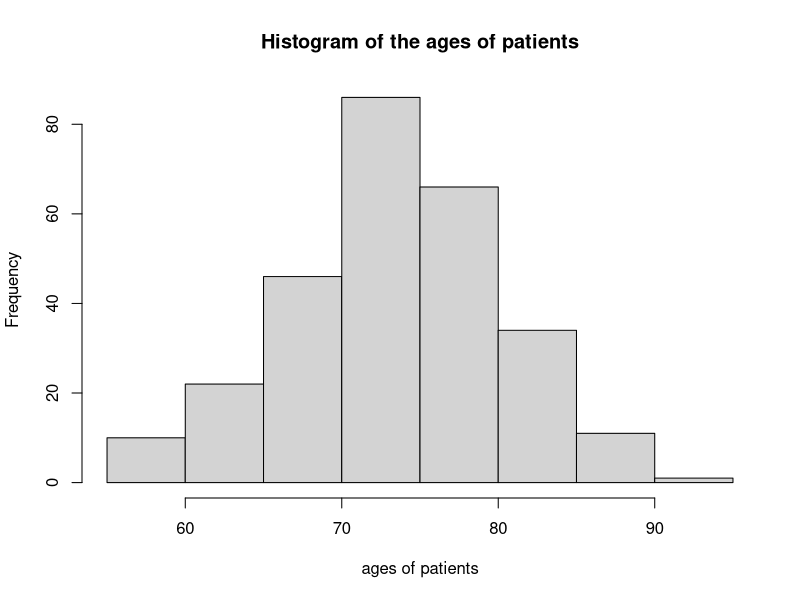
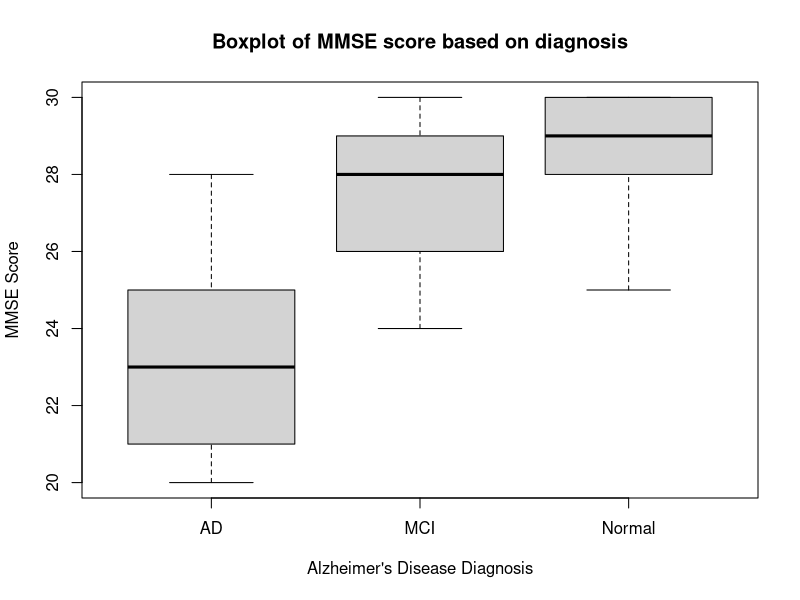
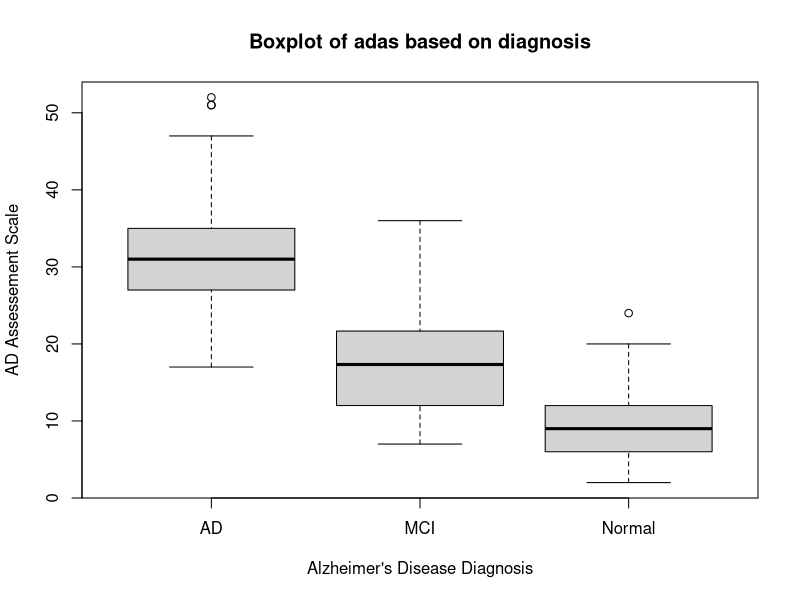

The R script that drew these images, in order:
##
## Name: John Ahn
## Group members: Dolores Juarez, Mitik Merchant, Nick Su 
##

## QTM 100
## Date: 9/10/2020
## Lab Practice 3

###Q1
# Import the dataset ADNI
getwd()
setwd("C:/Users/ASUS X571LI/Desktop/QTM LAB/Datasets/")
ADNI = read.table("ADNI.txt", header = T)

# Get the dimensions of the dataset to find the # of observations 
dim(ADNI)

#Answer: There are 276 observations 


###Q2
# Shows the structure of the dataset
str(ADNI)

#Answer: The data below are recorded on the fillable Word Document.
# Description   DX          AGE         APOE4         GENDER         MMSE         adas         WholeBrain 
# In reality    categorical quant.      categorical   categorical    quant.       quant.      quant.
# In R          factor      numerical   integer       factor         integer      numerical    integer


###Q3
# Creates a factor variable based on the origingal integer variable
ADNI$APOE4_F = factor(ADNI$APOE4, labels = c("no copies", "one copy", "two copies"))

# Shows the summary of the new variable, APOE4_F
summary(ADNI$APOE4_F)

# Answer: The least common APOE4 genetic variant is "two copies" of the ApoE4 allele

###Q4
#   The graph that is appropriate to visualize the data with one numerical variable for
#   its distribution is Histogram. However, boxplot could also be used.

# creates a histogram of the ages of patients
hist(ADNI$AGE, 
     xlab = "ages of patients",
     main = "Histogram of the ages of patients")


#Answer: The graph is about symmetrical with the mode between ages 70 and 75. 
#        It is also unimodal. The mean and median is most likely to be between 70 and 75 
#        because the graph is symmetric and has the most frequency between those values.

###Q5
# a) Since DX is categorical and MMSE is quantitative, boxplot is the appropriate option because 
#    boxplot is best to visualize numerical variables with different categories. 
#    Therefore, the appropriate option for DX and adas is boxplot also. 

# b) 
# creates boxplots for MMSE and DX
boxplot(ADNI$MMSE ~ ADNI$DX,
        xlab = "Alzheimer's Disease Diagnosis",
        ylab = "MMSE Score",
        main = "Boxplot of MMSE score based on diagnosis")
#description: Patients with normal cognitive function have the highest median score of MMSE and tend
#             to receive higher scores than those in other groups. 
#             Patients with mild cognitive impairment have the second highest median and tend to receive 
#             higher scores than those in AD group but lower scores than those in Normal group. 
#             Patients with AD show a significantly low median, which makes sense because lower scores in 
#             MMSE indicate more cognitive impairment.

# creates boxplots for adas and DX
boxplot(ADNI$adas ~ ADNI$DX,
        xlab = "Alzheimer's Disease Diagnosis",
        ylab = "AD Assessement Scale",
        main = "Boxplot of adas based on diagnosis")
#description: Patients with normal cognitive function have the lowest median score and tend
#             to receive lower scores than those in other groups. 
#             Patients with mild cognitive impairment have the second highest median and tend to receive 
#             higher scores than those in Normal group but lower scores than those in AD group. 
#             Patients with AD have the highest median and tend to receive higher scores than those in other groups,
#             which makes sense because larger scores indicate greater dysfunction. 


# c) Alzheimer's Disease Assessment Scale cognitive test identifies potential outliers. 
#    Potential outliers are found in AD group and Normal group that took adas. 

###Q6
# a)
# creates a new variable for the smaller scale
ADNI$WholeBrainNew = ADNI$WholeBrain/100000

# b) *****Codes below are for the fillable chart*****
# shows the summary of patients
summary(ADNI)
# shows the standard deviation of the overall age 
sd(ADNI$AGE)
# shows the summary of categorical value, DX. 
table(ADNI$DX)

##### AGE VS DX #####
# compares statistics for age and DX
tapply(X = ADNI$AGE, INDEX = ADNI$DX, FUN = mean)
tapply(X = ADNI$AGE, INDEX = ADNI$DX, FUN = sd)

##### GENDER VS DX #####
# compares statistics for gender and DX
table(ADNI$DX, ADNI$GENDER)
DX_Gender_tab = table(ADNI$DX, ADNI$GENDER)
# provides the proportions based on rows  
prop.table(DX_Gender_tab, margin = 1)

##### BRAIN VOLUME VS DX #####
# shows the mean and std.dv of Brain Volume based on DX
tapply(X = ADNI$WholeBrainNew, INDEX = ADNI$DX, FUN = mean)
tapply(X = ADNI$WholeBrainNew, INDEX = ADNI$DX, FUN = sd)

##### APOE4 VS DX #####
# creates a table for APOE4 and DX
table(ADNI$APOE4_F, ADNI$DX)
DX_APOE4_tab = table(ADNI$APOE4_F, ADNI$DX)
DX_APOE4_tab
# calculates the proportions of APOE4 based on DX
prop.table(DX_APOE4_tab, margin = 2)
# calculates the proportions of DX from the overall
summary(ADNI$APOE4_F)/276

#The answer


###Q7
# The answer for Q7 is also on the Word Document. 

# The ADNI study has ___276__ participants. The average age is __73.6+/-7.0__
# years and _55.4__% are male. The Alzheimer's group has a lower average brain
# volume than the Normal group ( (9.7 +/- 1.2 )x10^5 vs (10.4 +/- 1.0) x10^5  mm3).
# Patients with Alzheimer's diagnosis have a higher prevalence of two copies of
# the APOE4 allele compared to normal diagnosis patients (20.4% vs 4.3%).
